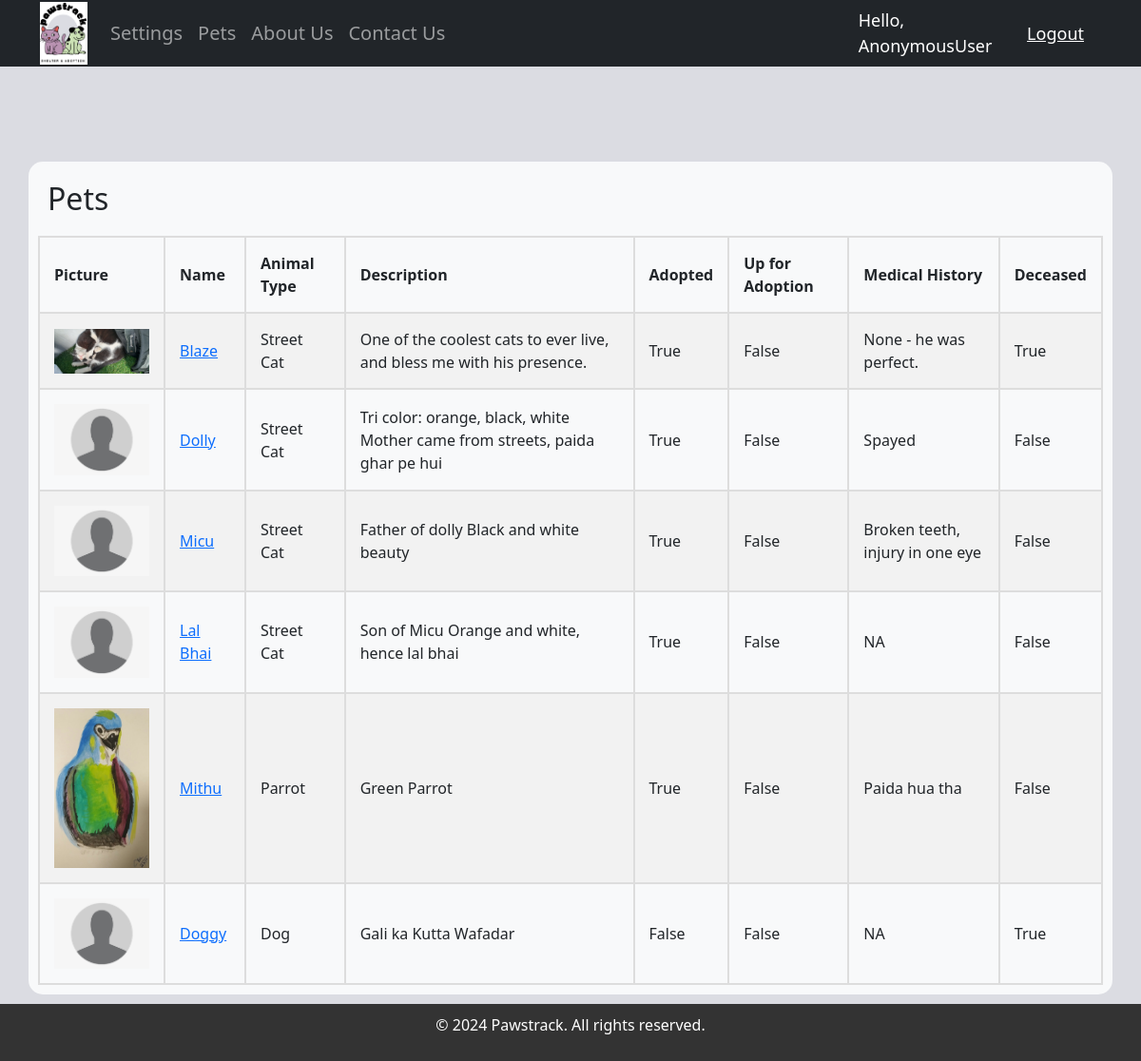
/pets/, run on the app's committed database.
### accounts/models.py (models this page shows, shortened)
class Pet(models.Model):
	picture = models.ImageField(upload_to='pets/', default='default.png')
	name = models.CharField(max_length=200)
	age = models.IntegerField()
	animal_type = models.CharField(max_length=200)
	description = models.TextField()
	adopted = models.BooleanField(default=False)
	up_for_adoption = models.BooleanField(default=False)
	adoption_history = models.TextField(default='Never Adopted')
	medical_history = models.TextField(default='No Medical History')
	treatment_history = models.TextField(default='No Treatment History')
	treatment_in_progress = models.BooleanField(default=False)
	treatment_costs = models.DecimalField(max_digits=6, decimal_places=2, default=0.00)
	deceased = models.BooleanField(default=False)
	date_created = models.DateTimeField(auto_now_add=True, null=True)

### accounts/views.py (the view)
# urls.py: path('pets/', PetListView.as_view(), name='pet_list'),
class PetListView(ListView):
	model = Pet

### accounts/templates/accounts/pet_list.html (shortened to what this page needs)
{% extends 'accounts/main.html' %}
{% load static %}
{% block content %}
<div class="container">
    <div class="section-container">
        <div class="cont-add">
        <h2>Pets</h2>
        </div>
        <table>
            <tr>
                <th>Picture</th>
                <th>Name</th>
                <th>Animal Type</th>
                <th>Description</th>
                <th>Adopted</th>
                <th>Up for Adoption</th>
                <th>Medical History</th>
                <th>Deceased</th>
            </tr>
            {% for pet in pet_list %}
            <tr>
                <td><a href="{% url 'pet_detail' pet.id %}"><img src="{{ pet.picture.url }}" alt="{{ pet.name }}" style="width:100px;height:auto;"></a></td>
                <td><a href="{% url 'pet_detail' pet.id %}">{{ pet.name }}</a></td>
                <td>{{ pet.animal_type }}</td>
                <td>{{ pet.description }}</td>
                <td>{{ pet.adopted }}</td>
                <td>{{ pet.up_for_adoption }}</td>
                <td>{{ pet.medical_history }}</td>
                <td>{{ pet.deceased }}</td>
            </tr>
            {% endfor %}
        </table>
    </div>
</div>
{% endblock %}

### static/css/main.css (style rules this page uses)
body { background-color: #dbdce2; }

### accounts/templates/accounts/pet_list.html (style rules this page uses)
body { margin: 0; padding: 0; }
.container { display: flex; justify-content: space-between; margin: 0 auto; width: 100%; padding: 0px; margin-top: 100px; margin-bottom: 10px; }
.section-container { width: 100%; padding: 10px; background-color: #f8f9fa; border-radius: 15px; }
table { width: 100%; max-width: 100%; border-collapse: collapse; }
table, th, td { border: 2px solid #ddd; padding: 15px; word-wrap: break-word; overflow-wrap: break-word; }
table tr:nth-child(even) { background-color: #f2f2f2; }
.cont-add { display: flex; margin-bottom: 10px; }
.cont-add h2 { margin: 10px; }

### data on the page
Pet: picture (picture), name "Blaze", animal_type "Street Cat", description "One of the coolest cats to ever live, and bless me with his presence.", adopted "True", up_for_adoption "False", medical_history "None - he was perfect.", deceased "True"
Pet: picture (placeholder picture), name "Dolly", animal_type "Street Cat", description "Tri color: orange, black, white Mother came from streets, paida ghar pe hui", adopted "True", up_for_adoption "False", medical_history "Spayed", deceased "False"
Pet: picture (placeholder picture), name "Micu", animal_type "Street Cat", description "Father of dolly Black and white beauty", adopted "True", up_for_adoption "False", medical_history "Broken teeth, injury in one eye", deceased "False"
Pet: picture (placeholder picture), name "Lal Bhai", animal_type "Street Cat", description "Son of Micu Orange and white, hence lal bhai", adopted "True", up_for_adoption "False", medical_history "NA", deceased "False"
Pet: picture (picture), name "Mithu", animal_type "Parrot", description "Green Parrot", adopted "True", up_for_adoption "False", medical_history "Paida hua tha", deceased "False"
Pet: picture (placeholder picture), name "Doggy", animal_type "Dog", description "Gali ka Kutta Wafadar", adopted "False", up_for_adoption "False", medical_history "NA", deceased "True"

### other printed values
{{ request.user }} "AnonymousUser"
